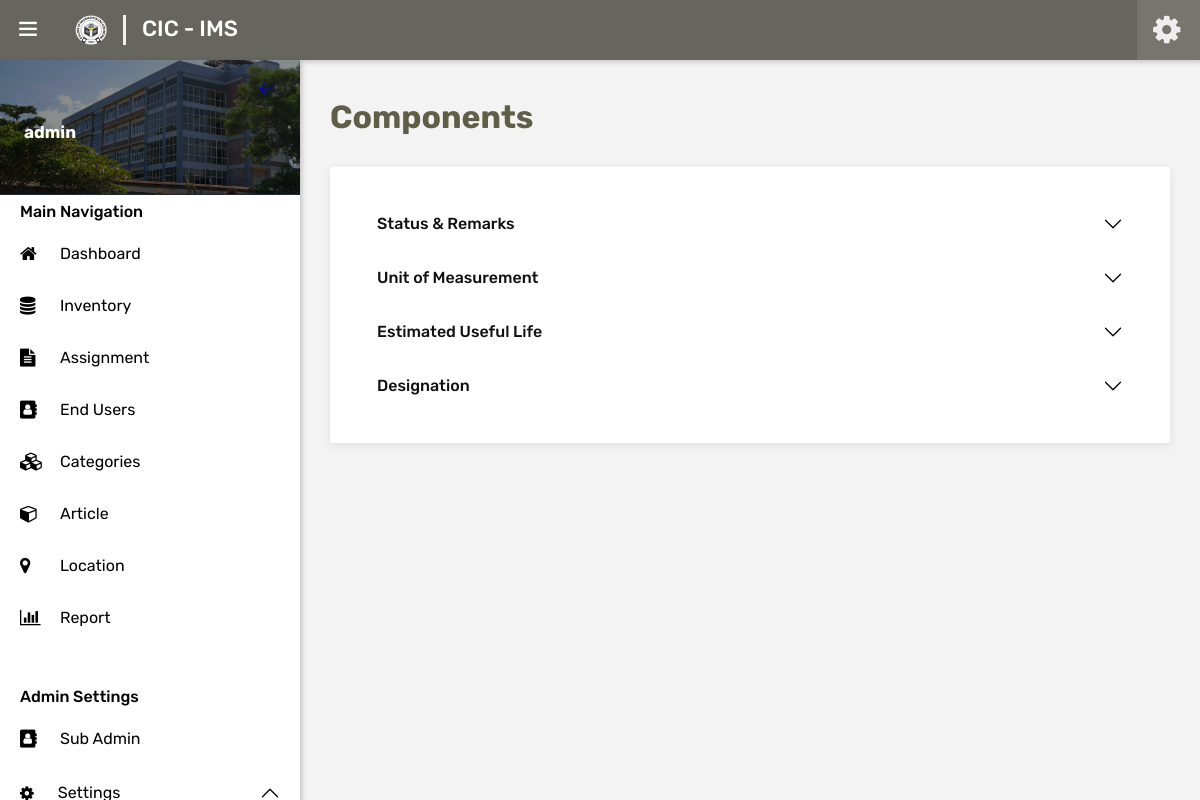
Screenshot of /admin/customize.php (signed in) with the database file from the repository.
### tables this page shows
CREATE TABLE `system_content` (
  `id` int(3) NOT NULL,
  `sys_name` varchar(50) NOT NULL,
  `login_image` varchar(80) NOT NULL,
  `logo_file` varchar(80) NOT NULL,
  `address` varchar(50) NOT NULL,
  `theme` int(1) NOT NULL
);

### includes/session.php (called while the page is built, shortened)
<?php
    include('../global/model.php');
    $model = new Model();
    if (isset($_SESSION['sess'])) {
        $session_name = $_SESSION['session_name'];
    } else {
        echo "<script>alert('You are not logged in. Redirecting to login page.');window.open('../index.php', '_self');</script>";
        exit;
    }
    $account_id = $_SESSION['sess'];
    $customize = $model->displayReportEdit();
?>

### global/model.php (called while the page is built, shortened)
<?php
	Class Model {
		private $server = "localhost";
		private $username = "root";
		private $password = "cicims";
		private $dbname = "cic_ims";
		private $conn;
		public function __construct() {
			try {
				$this->conn = new mysqli($this->server, $this->username, $this->password, $this->dbname);
			} catch (Exception $e) {
				echo "Connection failed" . $e->getMessage();
			}
		}
		public function displayReportEdit() {
			$query = "SELECT * FROM system_content WHERE id = 1";
			if ($stmt = $this->conn->prepare($query)) {
				$stmt->execute();
				$result = $stmt->get_result();
				if ($row = $result->fetch_assoc()) {
					return $row;
				}
			}
			return null;
		}
	}
?>

### includes/layouts/main-layouts/ttr-header.php (shortened to what this page needs)
<header class="ttr-header">
	<div class="ttr-header-wrapper">
		<div class="ttr-toggle-sidebar ttr-material-button">
			<i class="ti-menu ttr-close-icon text-secondary"></i>
		</div>
		<div class="ttr-logo-box">
			<div>
				<a href="index" class="ttr-logo">
					<img alt="" class="ttr-logo-desktop me-2" src="../assets/images/<?php echo $customize['logo_file']; ?>" style="width: 32px; height: 30px;">
					<div class="p-0 ms-2" style="border-left: 3px solid #F0F0F0; height: 30px;">
						<h4 class="sys-name p-0 ms-3 mb-0 "><?php echo $customize['sys_name']; ?></h4>
					</div>
				</a>
			</div>
		</div>
		<div class="ttr-header-right ttr-with-seperator float-right">
			<ul class="ttr-header-navigation">
				<li>
					<a href="#" class="ttr-material-buttooon ttr-submenu-toggle"><span class="ttr-user-avatar text-primary"><i class="fa fa-cog fa-spinn text-secondary" style="font-size: 32px;"></i></span></a>
				</li>
			</ul>
		</div>
	</div>
</header>
<div class="ttr-sidebar">
	<div class="ttr-sidebar-wrapper content-scroll">
		<div style="height: 135px">
			<div class="ttr-sidebar-logo" style="background-image: url('../assets/images/cic-bldg.png'); background-position: center; background-repeat: no-repeat;background-size: cover; height: 135px; border-color: #222831; background-color: rgba(0, 0, 0, 0.5);">
				<div class="ttr-sidebar-toggle-button">
					<i class="ti-arrow-left" style="color: blue;"></i>
				</div>
				<div style="padding-left: px; padding-top: 12px;">
				<a href="user-view?id=<?php echo $account_id; ?>">
					<div class="mt-4" style="height: 8px;">
					</div>
					<div class="info-container">
						<div class="name" data-toggle="dropdown" aria-haspopup="true" aria-expanded="false" style="color: white; font-size: 17px;"><b><?php echo $session_name; ?></b></div>
					</div>
				</a>
				</div>
			</div>
		</div>

### dashboard/assets/css/typography.css (style rules this page uses)
body { background-color: #fff; font-family: Rubik; font-size: 16px; font-weight: 400; color:#505050; padding: 0; margin: 0; overflow-x: hidden; -webkit-font-smoothing: antialiased; -font-smoothing: antialiased; -moz-osx-font-smoothing: grayscale; scroll-behavior: smooth; }
a { color: #6f6f6f; outline: 0 none; text-decoration: none; }
img { border-style: none; height: auto; max-width: 100%; vertical-align: middle; }
section, article, aside, details, figcaption, figure, footer, header, hgroup, main, menu, nav, summary { display: block; }
p, address, pre, hr, ul, ol, dl, dd, table { margin-bottom: 24px; }
h1, h2, h3, h4, h5, h6 { color: #111111; font-family: rubik; margin-top:0; }
h4 { font-size: 22px; line-height: 28px; margin-bottom: 15px; font-weight: 500; }
dl, ul, ol { list-style-position: outside; padding: 0; }
ul, ol { margin-bottom: 24px; }
ul li, ol li { padding: 0; }

### dashboard/assets/css/shortcodes/form.css (style rules this page uses)
a, .ttr-box, .btn, .form-control, .ov-box, .overlay-icon li a i, .feature-box-xl, .feature-box-lg, .feature-box-md, .feature-box-sm, .feature-box-xs, .navbar-toggler, .menu-logo, .menu-links .nav > li > a, .secondary-menu { -webkit-transition: all 0.2s linear; -moz-transition: all 0.2s linear; -ms-transition: all 0.2s linear; -o-transition: all 0.2s linear; transition: all 0.2s linear; }

### rows the page displays
system_content: logo_file (picture), sys_name "CIC - IMS"

### other values shown
$session_name "admin"
